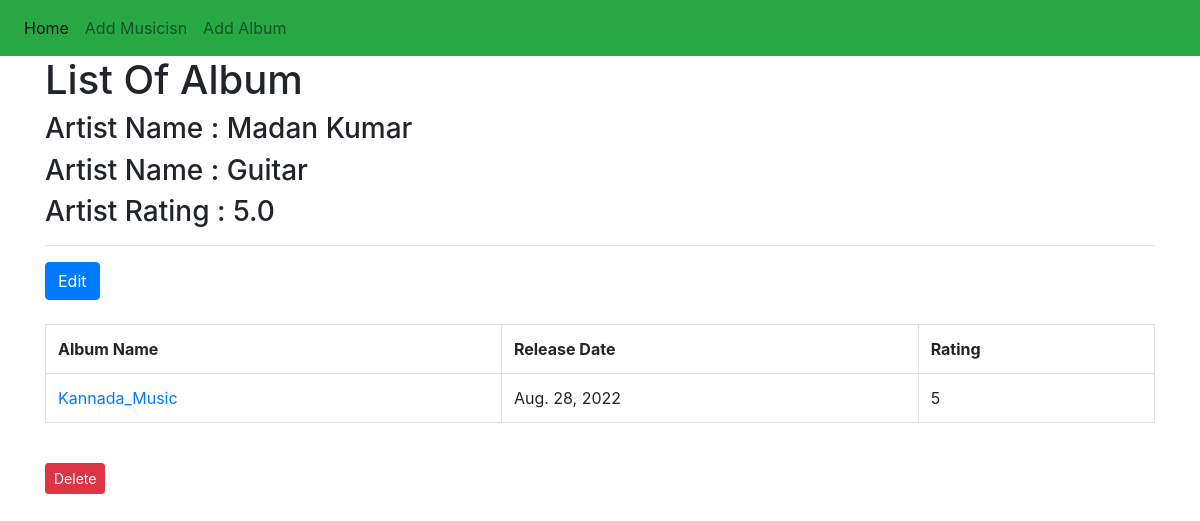
The page /customer/album_list/1/ on the database its author committed.
### first_app/models.py (models this page shows, shortened)
class Musician(models.Model):
    first_name = models.CharField(max_length=50)
    last_name = models.CharField(max_length=50)
    instrument = models.CharField(max_length=100)

class Album(models.Model):
    artist = models.ForeignKey(Musician, on_delete=models.CASCADE)
    name = models.CharField(max_length=1000)
    release_date = models.DateField()
    rating =(
    (1, "Worst"),
    (2, "Bad"),
    (3, "Not Bad"),
    (4, "Good"),
    (5, "Excellent"),
    )
    num_stars = models.IntegerField(choices=rating)

### first_app/views.py (the view)
# urls.py: path('album_list/<int:artist_id>/', views.album_list, name='album_list'),
def album_list(request, artist_id):
    artist_info = Musician.objects.get(pk=artist_id)
    album_all_list = Album.objects.filter(artist=artist_id).order_by('name')
    artist_rating = Album.objects.filter(artist=artist_id).aggregate(Avg('num_stars'))
    dict5 = {'text_4': "List of Albums",
             'artist_all_info': artist_info,
             'album_song_list': album_all_list,
             'artist_rating_all': artist_rating,
             }
    return render(request, 'first_app/album_list.html', context = dict5)

### templates/first_app/album_list.html
<!DOCTYPE html>
{% extends "first_app/base_new.html" %}
{% block body_block %}
<h1> List Of Album </h1>
<h3> Artist Name : {{ artist_all_info.first_name }} {{ artist_all_info.last_name }}</h3>
<h3> Artist Name : {{ artist_all_info.instrument }} </h3>
<h3> Artist Rating : {{ artist_rating_all.num_stars__avg }} </h3>
<hr>
<a href="{% url 'first_app:edit_artist' artist_id=artist_all_info.id %}" class="btn btn-primary btn-small">Edit</a>
<br>
<br>
<table class="table table-bordered">
    <tr>
        <th>Album Name</th>
        <th>Release Date</th>
        <th>Rating</th>
    </tr>
    {% for songs in album_song_list %}
    <tr>
        <td> <a href="{% url 'first_app:edit_album' album_id=songs.id %}">{{ songs.name }}</a> </td>
        <td> {{ songs.release_date }} </td>
        <td> {{ songs.num_stars }} </td>
    </tr>
    {% endfor %}
</table>
<br>
<a href="{% url 'first_app:delete_musician' artist_id=artist_new_info.id %}" onclick="return confirm('Delete Musician ?')" class="btn btn-danger btn-sm">Delete</a>
{% endblock %}

### templates/first_app/base_new.html (shortened to what this page needs)
<!DOCTYPE html>
<html lang="en">
<head>
    <link rel="stylesheet" href="https://cdn.jsdelivr.net/npm/bootstrap@4.0.0/dist/css/bootstrap.min.css">
</head>
<body>
    <nav class="navbar navbar-expand-lg navbar-light bg-success">
          <div class="navbar-nav">
            <a class="nav-item nav-link active" href="{% url 'first_app:index_new_learn' %}">Home <span class="sr-only">(current)</span></a>
            <a class="nav-item nav-link" href="{% url 'first_app:musician_form' %}">Add Musicisn</a>
            <a class="nav-item nav-link" href="{% url 'first_app:album_form' %}">Add Album</a>
          </div>
      </nav>
        <div class="container">
            {% block body_block %}
            {% endblock %}
        </div>
</body>
</html>

### rows shown on the page
Musician: first_name "Madan", last_name "Kumar", instrument "Guitar"
Album: name "Kannada_Music", release_date "Aug. 28, 2022", num_stars "5"

### other values the page prints
{{ artist_rating_all.num_stars__avg }} "5.0"
